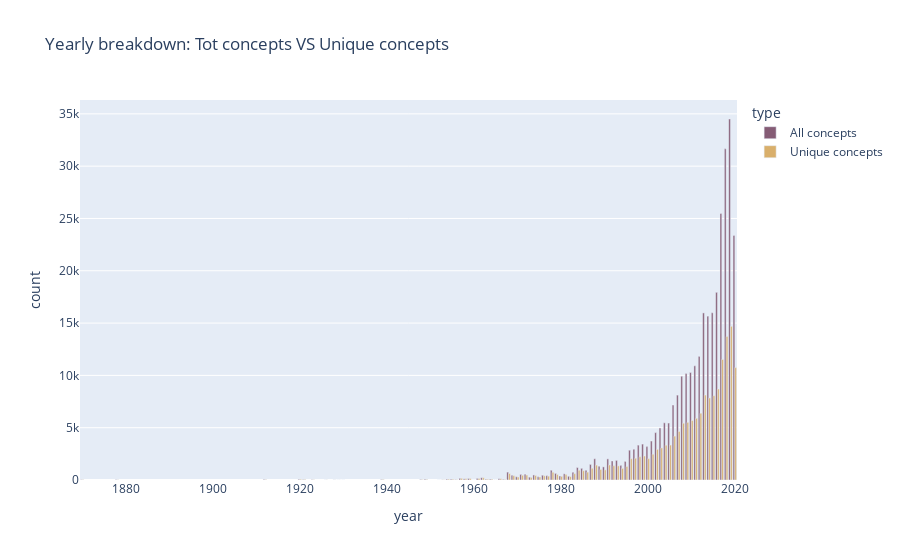

Notebook code for this chart:
### Markdown cell above
### 3.5 Yearly breakdown: unique VS repeated concepts

Also useful to look at the number of concepts per year, VS the number of unique concepts. That will give us a sense of whether the distribution of repeated concepts is stable across the years.

### Code cell
series1 = concepts.groupby("year")['concept'].count().rename("All concepts")
series2 = concepts.groupby("year")['concept'].nunique().rename("Unique concepts")
temp2 = pd.concat([series1, series2], axis=1).reset_index()
temp2 = temp2.melt(id_vars=["year"], 
         var_name="type", 
        value_name="count")

px.bar(temp2, 
       title="Yearly breakdown: Tot concepts VS Unique concepts",
       x="year", y="count", 
       color="type", barmode="group", 
       color_discrete_sequence=px.colors.carto.Antique)

### Figure 1 — Plotly figure (JSON) as saved in the notebook; plotly's stock layout.template omitted (floating-point values rounded to 4 significant figures)
{"data": [{"alignmentgroup": "True", "hovertemplate": "type=All concepts<br>year=%{x}<br>count=%{y}<extra></extra>", "legendgroup": "All concepts", "marker": {"color": "rgb(133, 92, 117)"}, "name": "All concepts", "offsetgroup": "All concepts", "orientation": "v", "showlegend": true, "textposition": "auto", "type": "bar", "x": [1870, 1878, 1912, 1920, 1921, 1923, 1926, 1928, 1929, 1930, 1939, 1948, 1949, 1952, 1953, 1954, 1955, 1956, 1957, 1958, 1959, 1960, 1961, 1962, 1963, 1964, 1965, 1966, 1967, 1968, 1969, 1970, 1971, 1972, 1973, 1974, 1975, 1976, 1977, 1978, 1979, 1980, 1981, 1982, 1983, 1984, 1985, 1986, 1987, 1988, 1989, 1990, 1991, 1992, 1993, 1994, 1995, 1996, 1997, 1998, 1999, 2000, 2001, 2002, 2003, 2004, 2005, 2006, 2007, 2008, 2009, 2010, 2011, 2012, 2013, 2014, 2015, 2016, 2017, 2018, 2019, 2020], "xaxis": "x", "y": [28, 18, 36, 66, 36, 21, 10, 8, 5, 3, 46, 44, 77, 3, 14, 80, 79, 31, 159, 108, 138, 2, 153, 215, 75, 79, 5, 124, 59, 755, 449, 309, 537, 543, 270, 483, 309, 455, 416, 935, 631, 391, 589, 356, 743, 1194, 1116, 924, 1488, 2028, 1309, 1253, 2019, 1824, 1874, 1400, 1776, 2849, 2945, 3333, 3433, 3192, 3725, 4531, 4973, 5466, 5445, 7159, 8114, 9923, 10175, 10278, 10916, 11815, 15972, 15662, 15987, 17939, 25480, 31658, 34508, 23373], "yaxis": "y"}, {"alignmentgroup": "True", "hovertemplate": "type=Unique concepts<br>year=%{x}<br>count=%{y}<extra></extra>", "legendgroup": "Unique concepts", "marker": {"color": "rgb(217, 175, 107)"}, "name": "Unique concepts", "offsetgroup": "Unique concepts", "orientation": "v", "showlegend": true, "textposition": "auto", "type": "bar", "x": [1870, 1878, 1912, 1920, 1921, 1923, 1926, 1928, 1929, 1930, 1939, 1948, 1949, 1952, 1953, 1954, 1955, 1956, 1957, 1958, 1959, 1960, 1961, 1962, 1963, 1964, 1965, 1966, 1967, 1968, 1969, 1970, 1971, 1972, 1973, 1974, 1975, 1976, 1977, 1978, 1979, 1980, 1981, 1982, 1983, 1984, 1985, 1986, 1987, 1988, 1989, 1990, 1991, 1992, 1993, 1994, 1995, 1996, 1997, 1998, 1999, 2000, 2001, 2002, 2003, 2004, 2005, 2006, 2007, 2008, 2009, 2010, 2011, 2012, 2013, 2014, 2015, 2016, 2017, 2018, 2019, 2020], "xaxis": "x", "y": [28, 18, 36, 66, 36, 21, 10, 8, 5, 3, 46, 28, 50, 3, 14, 77, 78, 22, 155, 108, 136, 2, 143, 210, 75, 79, 5, 119, 57, 615, 411, 285, 450, 472, 246, 425, 290, 402, 368, 730, 530, 346, 517, 323, 603, 932, 886, 748, 1120, 1423, 1005, 969, 1434, 1357, 1349, 1106, 1293, 2036, 2079, 2226, 2293, 2038, 2473, 2925, 3066, 3322, 3339, 4190, 4645, 5422, 5507, 5684, 5894, 6380, 8119, 7845, 8059, 8695, 11519, 13714, 14687, 10740], "yaxis": "y"}], "layout": {"autosize": true, "barmode": "group", "legend": {"title": {"text": "type"}, "tracegroupgap": 0}, "title": {"text": "Yearly breakdown: Tot concepts VS Unique concepts"}, "xaxis": {"anchor": "y", "autorange": true, "domain": [0, 1], "range": [1870.0, 2020.0], "title": {"text": "year"}, "type": "linear"}, "yaxis": {"anchor": "x", "autorange": true, "domain": [0, 1], "range": [0, 36320.0], "title": {"text": "count"}, "type": "linear"}}}
